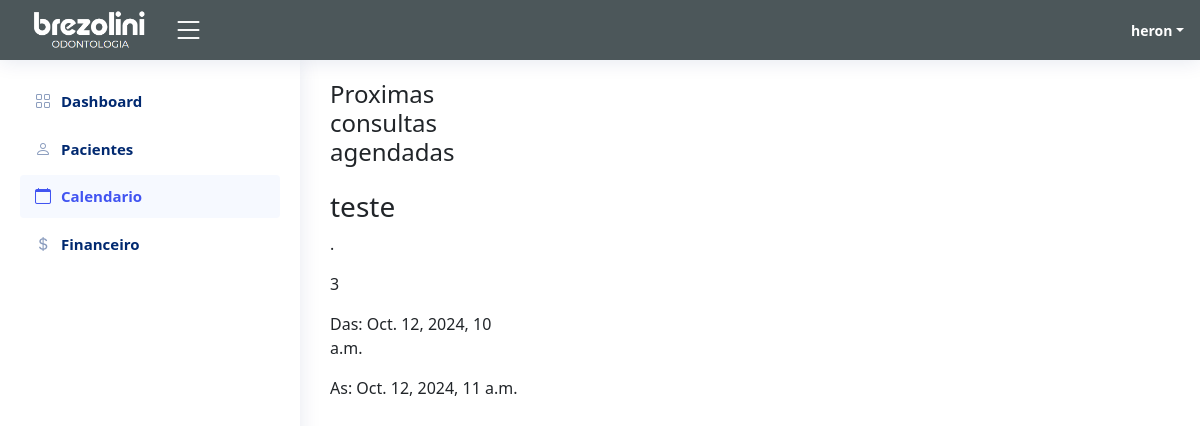
Screenshot of /calendario (signed in) with the database file from the repository.
### app/models.py (models this page shows, shortened)
class EventAbstract(models.Model):
    is_active = models.BooleanField(default=True)
    is_deleted = models.BooleanField(default=False)
    created_at = models.DateTimeField(auto_now_add=True)
    updated_at = models.DateTimeField(auto_now=True)
    class Meta:
        abstract = True

class Event(EventAbstract):
    user = models.ForeignKey(User, on_delete=models.CASCADE, related_name="events")
    title = models.CharField(max_length=200)
    description = models.TextField()
    start_time = models.DateTimeField()
    end_time = models.DateTimeField()
    paciente = models.ForeignKey(Paciente, on_delete=models.CASCADE, related_name="events", blank=True, null=True)
    objects = EventManager()

### app/views.py (the view, shortened to what this page needs)
# urls.py: path("calendario", views.CalendarViewNew.as_view(), name="calendario"),
class CalendarViewNew(LoginRequiredMixin, generic.View):
    login_url = "accounts:signin"
    template_name = "frontend/calendario.html"
    form_class = EventForm
    def get(self, request, *args, **kwargs):
        forms = self.form_class()
        events = Event.objects.all()
        events_month = Event.objects.all()
        pacientes=Paciente.objects.all()
        event_list = []
        for event in events:
            event_list.append(
                {   "id": event.id,
                    "title": event.title,
                    "start": event.start_time.strftime("%Y-%m-%dT%H:%M:%S"),
                    "end": event.end_time.strftime("%Y-%m-%dT%H:%M:%S"),
                    "description": event.description,
                }
            )
        context = {"form": forms, "events": event_list,
                   "events_month": events_month, "pacientes": pacientes}
        return render(request, self.template_name, context)

### app/templates/frontend/calendario.html (shortened to what this page needs)
<html lang="pt-br">
  {% load static %}
<head>
    <link rel="stylesheet" href="{% static "style.css" %}">
  <link href="{% static "vendor/bootstrap/css/bootstrap.min.css" %}" rel="stylesheet">
  <link href="{% static "vendor/bootstrap-icons/bootstrap-icons.css" %}" rel="stylesheet">
  <link href="{% static "vendor/boxicons/css/boxicons.min.css" %}" rel="stylesheet">
  <link href="{% static "vendor/quill/quill.snow.css" %}" rel="stylesheet">
  <link href="{% static "vendor/quill/quill.bubble.css" %}" rel="stylesheet">
  <link href="{% static "vendor/remixicon/remixicon.css" %}" rel="stylesheet">
  <link href="{% static "vendor/simple-datatables/style.css" %}" rel="stylesheet">
  <link href="{% static "css/style.css" %}" rel="stylesheet">
  <link rel="stylesheet" href="https://maxcdn.bootstrapcdn.com/bootstrap/4.0.0/css/bootstrap.min.css">
  <link rel="stylesheet" href="https://use.fontawesome.com/releases/v5.0.10/css/all.css">
  <link rel="stylesheet" type="text/css" href="{% static 'css/calender.css' %}">
  <link href="{% static 'calender/main.css' %}" rel="stylesheet" />
  <link href="https://cdn.jsdelivr.net/npm/bootstrap@5.0.2/dist/css/bootstrap.min.css" rel="stylesheet">
    <link rel="stylesheet" href="https://cdnjs.cloudflare.com/ajax/libs/fullcalendar/3.9.0/fullcalendar.css" />
    </head>
    <body>
      <header id="header" class="header fixed-top d-flex align-items-center" style="background-color:rgb(76, 87, 90);">
        <div class="d-flex align-items-center justify-content-between" >
          <a href="index" class="d-flex align-items-center">
            <img src="{% static "img/brezoliniodontologia.PNG" %}" height="50px">
          </a>
          <i class="bi bi-list toggle-sidebar-btn"></i>
        </div>
        <nav class="header-nav ms-auto">
          <ul class="d-flex align-items-center">
            <li class="nav-item dropdown pe-3">
              <a class="nav-link nav-profile d-flex align-items-center pe-0" href="#" data-bs-toggle="dropdown">
                <span class="d-none d-md-block dropdown-toggle ps-2" style="color: white;">{{ user.username }}</span>
              </a>
            </li>
          </ul>
        </nav>
      </header>
      <aside id="sidebar" class="sidebar">
        <ul class="sidebar-nav" id="sidebar-nav">
          <li class="nav-item">
            <a class="nav-link collapsed" href="index">
              <i class="bi bi-grid"></i>
              <span>Dashboard</span>
            </a>
          </li>
          <li class="nav-item">
            <a class="nav-link collapsed" href="pacientes">
              <i class="bi bi-person"></i>
              <span>Pacientes</span>
            </a>
          </li>
          <li class="nav-item">
            <a class="nav-link " href="calendario">
              <i class="bi bi-calendar"></i>
              <span>Calendario</span>
            </a>
          </li>
          <li class="nav-item">
            <a class="nav-link collapsed" href="financeiro">
              <i class="bi bi-currency-dollar"></i>
              <span>Financeiro</span>
            </a>
          </li>
        </ul>
      </aside>
      <main id="main" class="main">
        <div class="row">
          <div class="col-md-12">
              <div class="tile row">
                  <div class="col-md-3">
                      <div id="external-events">
                          <h4 class="mb-4">Proximas consultas agendadas</h4>
                          {% for event in events_month %}
                            <div class="fc-event">
                                <h3>{{ event.title }}</h3>
                                <p>{{ event.description }}</p>
                                <p>{{event.id}}</p>
                                <p>Das: {{ event.start_time }}</p>
                                <p>As: {{ event.end_time }}</p>
                            </div>
                          {% empty %}
                            <p>Não há consultas agendadas</p>
                          {% endfor %}
                      </div>
                  </div>
                  <div class="col-md-9">
                  </div>
              </div>
          </div>
      </div>
      </main>
    </body>
    </html>

### app/static/style.css (style rules this page uses)
body { margin-top:20px; }

### app/static/css/style.css (style rules this page uses)
:root { scroll-behavior: smooth; }
body { font-family: "Open Sans", sans-serif; background: #f6f9ff; color: #444444; }
a { color: #4154f1; text-decoration: none; }
h1, h2, h3, h4, h5, h6 { font-family: "Nunito", sans-serif; }
#main { margin-top: 60px; padding: 20px 30px; transition: all 0.3s; }
.header { transition: all 0.5s; z-index: 997; height: 60px; box-shadow: 0px 2px 20px rgba(1, 41, 112, 0.1); background-color: #fff; padding-left: 20px; }
.header .toggle-sidebar-btn { font-size: 32px; padding-left: 10px; cursor: pointer; color: #ffffff; }
.header-nav ul { list-style: none; }
.header-nav>ul { margin: 0; padding: 0; }
.header-nav .nav-profile { color: #012970; }
.header-nav .nav-profile span { font-size: 14px; font-weight: 600; }
.sidebar { position: fixed; top: 60px; left: 0; bottom: 0; width: 300px; z-index: 996; transition: all 0.3s; padding: 20px; overflow-y: auto; scrollbar-width: thin; scrollbar-color: #aab7cf transparent; box-shadow: 0px 0px 20px rgba(1, 41, 112, 0.1); background-color: #fff; }
@media (min-width: 1200px) { #main, #footer { margin-left: 300px; } }
.sidebar-nav { padding: 0; margin: 0; list-style: none; }
.sidebar-nav li { padding: 0; margin: 0; list-style: none; }
.sidebar-nav .nav-item { margin-bottom: 5px; }
.sidebar-nav .nav-link { display: flex; align-items: center; font-size: 15px; font-weight: 600; color: #4154f1; transition: 0.3; background: #f6f9ff; padding: 10px 15px; border-radius: 4px; }
.sidebar-nav .nav-link i { font-size: 16px; margin-right: 10px; color: #4154f1; }
.sidebar-nav .nav-link.collapsed { color: #012970; background: #fff; }
.sidebar-nav .nav-link.collapsed i { color: #899bbd; }

### app/static/css/calender.css (style rules this page uses)
ul { height: 100%; padding: 0px 5px 0px 20px; }
a { color: #17a2b8; }

### app/static/calender/main.css (style rules this page uses)
:root { --fc-daygrid-event-dot-width: 8px; }
:root { --fc-list-event-dot-width: 10px; --fc-list-event-hover-bg-color: #f5f5f5; }

### rows the page displays
Event: title "teste", description ".", id "3", start_time "Oct. 12, 2024, 10 a.m.", end_time "Oct. 12, 2024, 11 a.m."

### other values shown
{{ user.username }} "heron"
